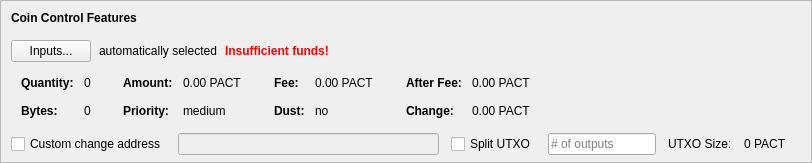
    <widget class="QFrame" name="frameCoinControl">
     <property name="sizePolicy">
      <sizepolicy hsizetype="Expanding" vsizetype="Expanding">
       <horstretch>0</horstretch>
       <verstretch>0</verstretch>
      </sizepolicy>
     </property>
     <property name="maximumSize">
      <size>
       <width>16777215</width>
       <height>16777215</height>
      </size>
     </property>
     <property name="frameShape">
      <enum>QFrame::StyledPanel</enum>
     </property>
     <property name="frameShadow">
      <enum>QFrame::Sunken</enum>
     </property>
     <layout class="QVBoxLayout" name="verticalLayoutCoinControl2">
      <property name="spacing">
       <number>0</number>
      </property>
      <property name="leftMargin">
       <number>0</number>
      </property>
      <property name="topMargin">
       <number>0</number>
      </property>
      <property name="rightMargin">
       <number>0</number>
      </property>
      <property name="bottomMargin">
       <number>6</number>
      </property>
      <item>
       <layout class="QVBoxLayout" name="verticalLayoutCoinControl" stretch="0,0,0,0,1">
        <property name="spacing">
         <number>0</number>
        </property>
        <property name="leftMargin">
         <number>10</number>
        </property>
        <property name="topMargin">
         <number>10</number>
        </property>
        <item>
         <layout class="QHBoxLayout" name="horizontalLayoutCoinControl1">
          <property name="bottomMargin">
           <number>15</number>
          </property>
          <item>
           <widget class="QLabel" name="labelCoinControlFeatures">
            <property name="sizePolicy">
             <sizepolicy hsizetype="Preferred" vsizetype="Maximum">
              <horstretch>0</horstretch>
              <verstretch>0</verstretch>
             </sizepolicy>
            </property>
            <property name="font">
             <font>
              <weight>75</weight>
              <bold>true</bold>
             </font>
            </property>
            <property name="styleSheet">
             <string notr="true">font-weight:bold;</string>
            </property>
            <property name="text">
             <string>Coin Control Features</string>
            </property>
           </widget>
          </item>
         </layout>
        </item>
        <item>
         <layout class="QHBoxLayout" name="horizontalLayoutCoinControl2" stretch="0,0,0,0">
          <property name="spacing">
           <number>8</number>
          </property>
          <property name="bottomMargin">
           <number>10</number>
          </property>
          <item>
           <widget class="QPushButton" name="pushButtonCoinControl">
            <property name="styleSheet">
             <string notr="true"/>
            </property>
            <property name="text">
             <string>Inputs...</string>
            </property>
            <property name="autoDefault">
             <bool>false</bool>
            </property>
           </widget>
          </item>
          <item>
           <widget class="QLabel" name="labelCoinControlAutomaticallySelected">
            <property name="text">
             <string>automatically selected</string>
            </property>
            <property name="margin">
             <number>5</number>
            </property>
           </widget>
          </item>
          <item>
           <widget class="QLabel" name="labelCoinControlInsuffFunds">
            <property name="font">
             <font>
              <weight>75</weight>
              <bold>true</bold>
             </font>
            </property>
            <property name="styleSheet">
             <string notr="true">color:red;font-weight:bold;</string>
            </property>
            <property name="text">
             <string>Insufficient funds!</string>
            </property>
            <property name="margin">
             <number>5</number>
            </property>
           </widget>
          </item>
          <item>
           <spacer name="horizontalSpacerCoinControl">
            <property name="orientation">
             <enum>Qt::Horizontal</enum>
            </property>
            <property name="sizeHint" stdset="0">
             <size>
              <width>40</width>
              <height>1</height>
             </size>
            </property>
           </spacer>
          </item>
         </layout>
        </item>
        <item>
         <widget class="QWidget" name="widgetCoinControl" native="true">
          <property name="sizePolicy">
           <sizepolicy hsizetype="Preferred" vsizetype="Preferred">
            <horstretch>0</horstretch>
            <verstretch>0</verstretch>
           </sizepolicy>
          </property>
          <property name="minimumSize">
           <size>
            <width>0</width>
            <height>0</height>
           </size>
          </property>
          <property name="styleSheet">
           <string notr="true"/>
          </property>
          <layout class="QHBoxLayout" name="horizontalLayoutCoinControl5">
           <property name="leftMargin">
            <number>0</number>
           </property>
           <property name="topMargin">
            <number>0</number>
           </property>
           <property name="rightMargin">
            <number>0</number>
           </property>
           <property name="bottomMargin">
            <number>0</number>
           </property>
           <item>
            <layout class="QHBoxLayout" name="horizontalLayoutCoinControl3" stretch="0,0,0,1">
             <property name="spacing">
              <number>20</number>
             </property>
             <property name="topMargin">
              <number>0</number>
             </property>
             <property name="bottomMargin">
              <number>10</number>
             </property>
             <item>
              <layout class="QFormLayout" name="formLayoutCoinControl1">
               <property name="horizontalSpacing">
                <number>10</number>
               </property>
               <property name="verticalSpacing">
                <number>14</number>
               </property>
               <property name="leftMargin">
                <number>10</number>
               </property>
               <property name="topMargin">
                <number>4</number>
               </property>
               <property name="rightMargin">
                <number>6</number>
               </property>
               <item row="0" column="0">
                <widget class="QLabel" name="labelCoinControlQuantityText">
                 <property name="font">
                  <font>
                   <weight>75</weight>
                   <bold>true</bold>
                  </font>
                 </property>
                 <property name="text">
                  <string>Quantity:</string>
                 </property>
                 <property name="margin">
                  <number>0</number>
                 </property>
                </widget>
               </item>
               <item row="0" column="1">
                <widget class="QLabel" name="labelCoinControlQuantity">
                 <property name="cursor">
                  <cursorShape>IBeamCursor</cursorShape>
                 </property>
                 <property name="contextMenuPolicy">
                  <enum>Qt::ActionsContextMenu</enum>
                 </property>
                 <property name="text">
                  <string notr="true">0</string>
                 </property>
                 <property name="margin">
                  <number>0</number>
                 </property>
                 <property name="textInteractionFlags">
                  <set>Qt::LinksAccessibleByMouse|Qt::TextSelectableByKeyboard|Qt::TextSelectableByMouse</set>
                 </property>
                </widget>
               </item>
               <item row="1" column="0">
                <widget class="QLabel" name="labelCoinControlBytesText">
                 <property name="font">
                  <font>
                   <weight>75</weight>
                   <bold>true</bold>
                  </font>
                 </property>
                 <property name="text">
                  <string>Bytes:</string>
                 </property>
                </widget>
               </item>
               <item row="1" column="1">
                <widget class="QLabel" name="labelCoinControlBytes">
                 <property name="cursor">
                  <cursorShape>IBeamCursor</cursorShape>
                 </property>
                 <property name="contextMenuPolicy">
                  <enum>Qt::ActionsContextMenu</enum>
                 </property>
                 <property name="text">
                  <string notr="true">0</string>
                 </property>
                 <property name="textInteractionFlags">
                  <set>Qt::LinksAccessibleByMouse|Qt::TextSelectableByKeyboard|Qt::TextSelectableByMouse</set>
                 </property>
                </widget>
               </item>
              </layout>
             </item>
             <item>
              <layout class="QFormLayout" name="formLayoutCoinControl2">
               <property name="horizontalSpacing">
                <number>10</number>
               </property>
               <property name="verticalSpacing">
                <number>14</number>
               </property>
               <property name="leftMargin">
                <number>6</number>
               </property>
               <property name="topMargin">
                <number>4</number>
               </property>
               <property name="rightMargin">
                <number>6</number>
               </property>
               <item row="0" column="0">
                <widget class="QLabel" name="labelCoinControlAmountText">
                 <property name="font">
                  <font>
                   <weight>75</weight>
                   <bold>true</bold>
                  </font>
                 </property>
                 <property name="text">
                  <string>Amount:</string>
                 </property>
                 <property name="margin">
                  <number>0</number>
                 </property>
                </widget>
               </item>
               <item row="0" column="1">
                <widget class="QLabel" name="labelCoinControlAmount">
                 <property name="cursor">
                  <cursorShape>IBeamCursor</cursorShape>
                 </property>
                 <property name="contextMenuPolicy">
                  <enum>Qt::ActionsContextMenu</enum>
                 </property>
                 <property name="text">
                  <string notr="true">0.00 PACT</string>
                 </property>
                 <property name="textInteractionFlags">
                  <set>Qt::LinksAccessibleByMouse|Qt::TextSelectableByKeyboard|Qt::TextSelectableByMouse</set>
                 </property>
                </widget>
               </item>
               <item row="1" column="0">
                <widget class="QLabel" name="labelCoinControlPriorityText">
                 <property name="font">
                  <font>
                   <weight>75</weight>
                   <bold>true</bold>
                  </font>
                 </property>
                 <property name="text">
                  <string>Priority:</string>
                 </property>
                </widget>
               </item>
               <item row="1" column="1">
                <widget class="QLabel" name="labelCoinControlPriority">
                 <property name="cursor">
                  <cursorShape>IBeamCursor</cursorShape>
                 </property>
                 <property name="contextMenuPolicy">
                  <enum>Qt::ActionsContextMenu</enum>
                 </property>
                 <property name="text">
                  <string>medium</string>
                 </property>
                 <property name="textInteractionFlags">
                  <set>Qt::LinksAccessibleByMouse|Qt::TextSelectableByKeyboard|Qt::TextSelectableByMouse</set>
                 </property>
                </widget>
               </item>
              </layout>
             </item>
             <item>
              <layout class="QFormLayout" name="formLayoutCoinControl3">
               <property name="horizontalSpacing">
                <number>10</number>
               </property>
               <property name="verticalSpacing">
                <number>14</number>
               </property>
               <property name="leftMargin">
                <number>6</number>
               </property>
               <property name="topMargin">
                <number>4</number>
               </property>
               <property name="rightMargin">
                <number>6</number>
               </property>
               <item row="0" column="0">
                <widget class="QLabel" name="labelCoinControlFeeText">
                 <property name="font">
                  <font>
                   <weight>75</weight>
                   <bold>true</bold>
                  </font>
                 </property>
                 <property name="text">
                  <string>Fee:</string>
                 </property>
                 <property name="margin">
                  <number>0</number>
                 </property>
                </widget>
               </item>
               <item row="0" column="1">
                <widget class="QLabel" name="labelCoinControlFee">
                 <property name="cursor">
                  <cursorShape>IBeamCursor</cursorShape>
                 </property>
                 <property name="contextMenuPolicy">
                  <enum>Qt::ActionsContextMenu</enum>
                 </property>
                 <property name="text">
                  <string notr="true">0.00 PACT</string>
                 </property>
                 <property name="textInteractionFlags">
                  <set>Qt::LinksAccessibleByMouse|Qt::TextSelectableByKeyboard|Qt::TextSelectableByMouse</set>
                 </property>
                </widget>
               </item>
               <item row="1" column="0">
                <widget class="QLabel" name="labelCoinControlLowOutputText">
                 <property name="font">
                  <font>
                   <weight>75</weight>
                   <bold>true</bold>
                  </font>
                 </property>
                 <property name="text">
                  <string>Dust:</string>
                 </property>
                </widget>
               </item>
               <item row="1" column="1">
                <widget class="QLabel" name="labelCoinControlLowOutput">
                 <property name="cursor">
                  <cursorShape>IBeamCursor</cursorShape>
                 </property>
                 <property name="contextMenuPolicy">
                  <enum>Qt::ActionsContextMenu</enum>
                 </property>
                 <property name="text">
                  <string>no</string>
                 </property>
                 <property name="textInteractionFlags">
                  <set>Qt::LinksAccessibleByMouse|Qt::TextSelectableByKeyboard|Qt::TextSelectableByMouse</set>
                 </property>
                </widget>
               </item>
              </layout>
             </item>
             <item>
              <layout class="QFormLayout" name="formLayoutCoinControl4">
               <property name="horizontalSpacing">
                <number>10</number>
               </property>
               <property name="verticalSpacing">
                <number>14</number>
               </property>
               <property name="leftMargin">
                <number>6</number>
               </property>
               <property name="topMargin">
                <number>4</number>
               </property>
               <property name="rightMargin">
                <number>6</number>
               </property>
               <item row="0" column="0">
                <widget class="QLabel" name="labelCoinControlAfterFeeText">
                 <property name="font">
                  <font>
                   <weight>75</weight>
                   <bold>true</bold>
                  </font>
                 </property>
                 <property name="text">
                  <string>After Fee:</string>
                 </property>
                 <property name="margin">
                  <number>0</number>
                 </property>
                </widget>
               </item>
               <item row="0" column="1">
                <widget class="QLabel" name="labelCoinControlAfterFee">
                 <property name="cursor">
                  <cursorShape>IBeamCursor</cursorShape>
                 </property>
                 <property name="contextMenuPolicy">
                  <enum>Qt::ActionsContextMenu</enum>
                 </property>
                 <property name="text">
                  <string notr="true">0.00 PACT</string>
                 </property>
                 <property name="textInteractionFlags">
                  <set>Qt::LinksAccessibleByMouse|Qt::TextSelectableByKeyboard|Qt::TextSelectableByMouse</set>
                 </property>
                </widget>
               </item>
               <item row="1" column="0">
                <widget class="QLabel" name="labelCoinControlChangeText">
                 <property name="font">
                  <font>
                   <weight>75</weight>
                   <bold>true</bold>
                  </font>
                 </property>
                 <property name="text">
                  <string>Change:</string>
                 </property>
                </widget>
               </item>
               <item row="1" column="1">
                <widget class="QLabel" name="labelCoinControlChange">
                 <property name="cursor">
                  <cursorShape>IBeamCursor</cursorShape>
                 </property>
                 <property name="contextMenuPolicy">
                  <enum>Qt::ActionsContextMenu</enum>
                 </property>
                 <property name="text">
                  <string notr="true">0.00 PACT</string>
                 </property>
                 <property name="textInteractionFlags">
                  <set>Qt::LinksAccessibleByMouse|Qt::TextSelectableByKeyboard|Qt::TextSelectableByMouse</set>
                 </property>
                </widget>
               </item>
              </layout>
             </item>
            </layout>
           </item>
          </layout>
         </widget>
        </item>
        <item>
         <layout class="QHBoxLayout" name="horizontalLayoutCoinControl4" stretch="0,0,0,0,0,0,0">
          <property name="spacing">
           <number>12</number>
          </property>
          <property name="sizeConstraint">
           <enum>QLayout::SetDefaultConstraint</enum>
          </property>
          <property name="topMargin">
           <number>5</number>
          </property>
          <property name="rightMargin">
           <number>5</number>
          </property>
          <item>
           <widget class="QCheckBox" name="checkBoxCoinControlChange">
            <property name="toolTip">
             <string>If this is activated, but the change address is empty or invalid, change will be sent to a newly generated address.</string>
            </property>
            <property name="text">
             <string>Custom change address</string>
            </property>
           </widget>
          </item>
          <item>
           <widget class="QValidatedLineEdit" name="lineEditCoinControlChange">
            <property name="enabled">
             <bool>false</bool>
            </property>
            <property name="sizePolicy">
             <sizepolicy hsizetype="Expanding" vsizetype="Fixed">
              <horstretch>0</horstretch>
              <verstretch>0</verstretch>
             </sizepolicy>
            </property>
           </widget>
          </item>
          <item>
           <widget class="QCheckBox" name="splitBlockCheckBox">
            <property name="text">
             <string>Split UTXO</string>
            </property>
           </widget>
          </item>
          <item>
           <widget class="QLineEdit" name="splitBlockLineEdit">
            <property name="sizePolicy">
             <sizepolicy hsizetype="Fixed" vsizetype="Fixed">
              <horstretch>50</horstretch>
              <verstretch>0</verstretch>
             </sizepolicy>
            </property>
            <property name="placeholderText">
             <string># of outputs</string>
            </property>
           </widget>
          </item>
          <item>
           <widget class="QLabel" name="labelBlockSizeText">
            <property name="text">
             <string>UTXO Size:</string>
            </property>
           </widget>
          </item>
          <item>
           <widget class="QLabel" name="labelBlockSize">
            <property name="text">
             <string>0 PACT</string>
            </property>
           </widget>
          </item>
          <item>
           <widget class="QLabel" name="labelCoinControlChangeLabel">
            <property name="sizePolicy">
             <sizepolicy hsizetype="Preferred" vsizetype="Expanding">
              <horstretch>0</horstretch>
              <verstretch>0</verstretch>
             </sizepolicy>
            </property>
            <property name="minimumSize">
             <size>
              <width>0</width>
              <height>0</height>
             </size>
            </property>
            <property name="text">
             <string/>
            </property>
            <property name="margin">
             <number>3</number>
            </property>
           </widget>
          </item>
         </layout>
        </item>
        <item>
         <spacer name="verticalSpacerCoinControl">
          <property name="orientation">
           <enum>Qt::Vertical</enum>
          </property>
          <property name="sizeHint" stdset="0">
           <size>
            <width>800</width>
            <height>1</height>
           </size>
          </property>
         </spacer>
        </item>
       </layout>
      </item>
     </layout>
    </widget>
